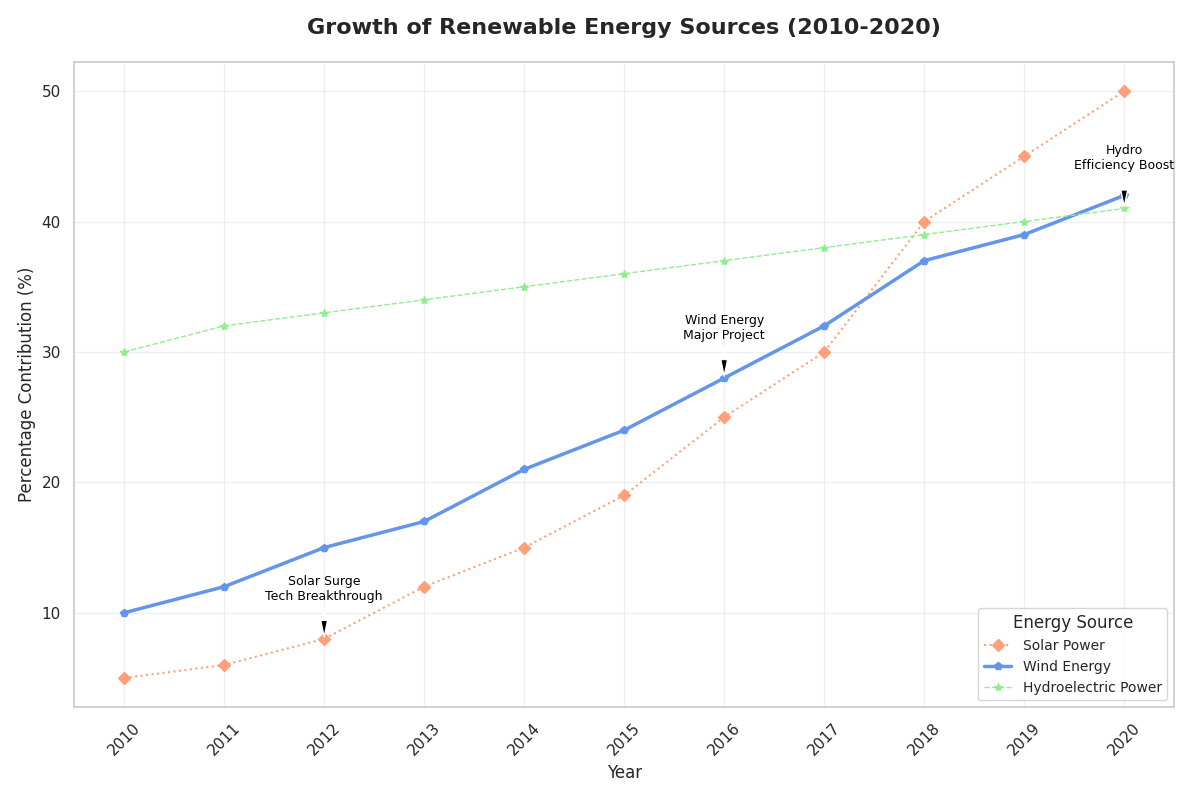

Reproduce this figure in Python.
import matplotlib.pyplot as plt
import numpy as np

years = np.arange(2010, 2021)

solar_power = [5, 6, 8, 12, 15, 19, 25, 30, 40, 45, 50]
wind_energy = [10, 12, 15, 17, 21, 24, 28, 32, 37, 39, 42]
hydroelectric_power = [30, 32, 33, 34, 35, 36, 37, 38, 39, 40, 41]

plt.figure(figsize=(12, 8))

# Updated styles for varied appearance
plt.plot(years, solar_power, marker='D', linestyle=':', color='#FFA07A', linewidth=1.5, label='Solar Power')
plt.plot(years, wind_energy, marker='p', linestyle='-', color='#6495ED', linewidth=2.5, label='Wind Energy')
plt.plot(years, hydroelectric_power, marker='*', linestyle='--', color='#90EE90', linewidth=1, label='Hydroelectric Power')

annotations = {
    2012: ("Solar Surge\nTech Breakthrough", solar_power[2]),
    2016: ("Wind Energy\nMajor Project", wind_energy[6]),
    2020: ("Hydro\nEfficiency Boost", hydroelectric_power[10])
}

for year, (text, y_value) in annotations.items():
    plt.annotate(text, xy=(year, y_value), xytext=(year, y_value + 3),
                 arrowprops=dict(facecolor='black', shrink=0.05, width=1, headwidth=5),
                 fontsize=9, color='black', ha='center')

plt.title('Growth of Renewable Energy Sources (2010-2020)', fontsize=16, fontweight='bold', pad=20)
plt.xlabel('Year', fontsize=12)
plt.ylabel('Percentage Contribution (%)', fontsize=12)
plt.legend(title='Energy Source', loc='lower right', fontsize=10)
plt.xticks(years, rotation=45)
plt.grid(True, linestyle='-', alpha=0.3)
plt.tight_layout()
plt.show()
